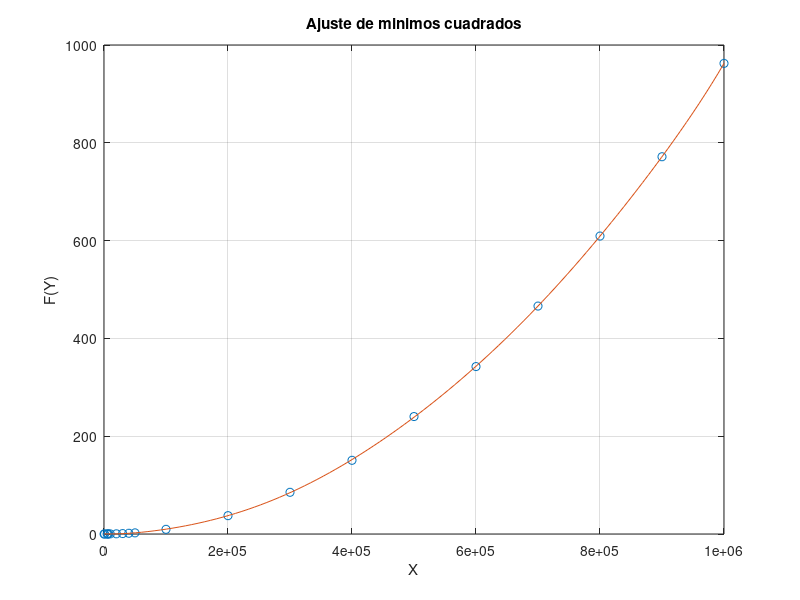

Here is the MATLAB script that generated this plot:
%%VALORES DE X
x=[100 1000 5000 6000 7000 10000 20000 30000 40000 50000 100000 200000 300000 400000 500000 600000 700000 800000 900000 1000000];
 
%%VALORES DE Y = F(x)
y=[0.0000090599 0.0007989407 0.0228710175 0.0315489769 0.1529231071 0.2574079037 0.3961300850 0.8689219952 1.5081360340 2.3407270908 9.5618178844 37.5004539490 85.2782859802 150.6977498531 240.1637799740 342.3888659477 466.1276080608 609.2979278564 771.4945540428 962.3883550167];

%%OBTENER UN POLINOMIO QUE SE AJUSTE A LOS PUNTOS X Y Y
n=8; 				%%GRADO DEL POLINOMIO DE AJUSTE
p=polyfit(x,y,n)	%%FUNCION QUE REALIZA EL AJUSTE POLINOMIAL

%%DONDE SE COMPARA LA CURVA AJUSTADA CONTRA LOS 
%%VALORES EXPERIMENTALES
xi=linspace(100,1000000);	%%ESPACIO DE PUNTOS PARA Xi
z=polyval(p,xi);				%%EVALUACION DEL POLINOMIO P EN EL ESPACIO Xi

%%SE CREA UN ESPACIO PARA REALIZAR UNA GRAFICA EN 
%%SE REALIZA LA FIGURA CORRESPONDIENTE
figure(1);
plot(x,y,'o',xi,z,'-'),grid;
ylabel('F(Y)');
xlabel('X');
title('Ajuste de minimos cuadrados');
